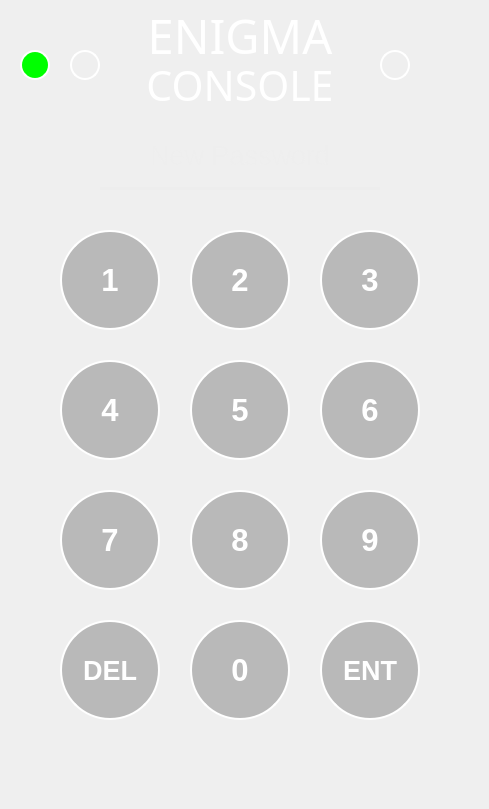
    <widget class="QWidget" name="change_pw_new_pw">
     <widget class="QLabel" name="enigmatext_8">
      <property name="geometry">
       <rect>
        <x>0</x>
        <y>10</y>
        <width>480</width>
        <height>51</height>
       </rect>
      </property>
      <property name="font">
       <font>
        <family>Montserrat Black</family>
        <pointsize>35</pointsize>
       </font>
      </property>
      <property name="styleSheet">
       <string notr="true">color:rgba(255,255,255,255);
</string>
      </property>
      <property name="text">
       <string>ENIGMA</string>
      </property>
      <property name="textFormat">
       <enum>Qt::PlainText</enum>
      </property>
      <property name="alignment">
       <set>Qt::AlignCenter</set>
      </property>
     </widget>
     <widget class="QLineEdit" name="create_password_5">
      <property name="geometry">
       <rect>
        <x>100</x>
        <y>130</y>
        <width>280</width>
        <height>60</height>
       </rect>
      </property>
      <property name="font">
       <font>
        <pointsize>20</pointsize>
       </font>
      </property>
      <property name="focusPolicy">
       <enum>Qt::NoFocus</enum>
      </property>
      <property name="autoFillBackground">
       <bool>false</bool>
      </property>
      <property name="styleSheet">
       <string notr="true">background-color:rgba(0, 0, 0, 0);
border:none;
border-bottom:3px solid rgba(237, 237, 237, 237);
color:rgba(237, 237, 237, 237);
padding-bottom:7px;
background-color: rgba(0, 0, 0, 0);</string>
      </property>
      <property name="frame">
       <bool>true</bool>
      </property>
      <property name="echoMode">
       <enum>QLineEdit::Password</enum>
      </property>
      <property name="alignment">
       <set>Qt::AlignCenter</set>
      </property>
      <property name="placeholderText">
       <string>New Password</string>
      </property>
      <property name="clearButtonEnabled" stdset="0">
       <bool>false</bool>
      </property>
     </widget>
     <widget class="QPushButton" name="num5_pushbutton_4">
      <property name="geometry">
       <rect>
        <x>190</x>
        <y>360</y>
        <width>100</width>
        <height>100</height>
       </rect>
      </property>
      <property name="font">
       <font>
        <pointsize>23</pointsize>
        <weight>75</weight>
        <bold>true</bold>
       </font>
      </property>
      <property name="styleSheet">
       <string notr="true">QPushButton {
        color: white; 
        border: 2px solid white; 
        border-radius: 50px; 
        background-color: rgba(96, 96, 96, 96);; 
        padding: 5px; 
    }

    QPushButton:pressed {
        background-color: rgba(196, 196, 196, 196); 

 }</string>
      </property>
      <property name="text">
       <string>5</string>
      </property>
     </widget>
     <widget class="QPushButton" name="del_pushbutton_4">
      <property name="geometry">
       <rect>
        <x>60</x>
        <y>620</y>
        <width>100</width>
        <height>100</height>
       </rect>
      </property>
      <property name="font">
       <font>
        <pointsize>20</pointsize>
        <weight>75</weight>
        <bold>true</bold>
       </font>
      </property>
      <property name="styleSheet">
       <string notr="true">QPushButton {
        color: white; 
        border: 2px solid white; 
        border-radius: 50px; 
        background-color: rgba(96, 96, 96, 96);; 
        padding: 5px; 
    }

    QPushButton:pressed {
        background-color: rgba(196, 196, 196, 196); 

 }</string>
      </property>
      <property name="text">
       <string>DEL</string>
      </property>
     </widget>
     <widget class="QPushButton" name="control2_pushbutton_4">
      <property name="geometry">
       <rect>
        <x>380</x>
        <y>50</y>
        <width>30</width>
        <height>30</height>
       </rect>
      </property>
      <property name="font">
       <font>
        <pointsize>23</pointsize>
        <weight>75</weight>
        <bold>true</bold>
       </font>
      </property>
      <property name="styleSheet">
       <string notr="true">QPushButton {
        color: white; 
        border: 2px solid white; 
        border-radius: 15px; 
        background-color: transparent; 
        padding: 5px; 
    }

    QPushButton:pressed {
        background-color: rgba(96, 96, 96, 96); 
 }</string>
      </property>
      <property name="text">
       <string/>
      </property>
      <property name="iconSize">
       <size>
        <width>50</width>
        <height>50</height>
       </size>
      </property>
      <property name="autoDefault">
       <bool>true</bool>
      </property>
      <property name="flat">
       <bool>false</bool>
      </property>
     </widget>
     <widget class="QPushButton" name="control1_pushbutton_5">
      <property name="geometry">
       <rect>
        <x>20</x>
        <y>50</y>
        <width>30</width>
        <height>30</height>
       </rect>
      </property>
      <property name="font">
       <font>
        <pointsize>23</pointsize>
        <weight>75</weight>
        <bold>true</bold>
       </font>
      </property>
      <property name="styleSheet">
       <string notr="true">QPushButton {
        color: white; 
        border: 2px solid white; 
        border-radius: 15px; 
        background-color: #00FF00; 
        padding: 5px; 
    }

    QPushButton:pressed {
        background-color: rgba(96, 96, 96, 96); 
 }</string>
      </property>
      <property name="text">
       <string/>
      </property>
      <property name="iconSize">
       <size>
        <width>50</width>
        <height>50</height>
       </size>
      </property>
      <property name="autoDefault">
       <bool>true</bool>
      </property>
      <property name="flat">
       <bool>false</bool>
      </property>
     </widget>
     <widget class="QPushButton" name="control1_pushbutton_6">
      <property name="geometry">
       <rect>
        <x>70</x>
        <y>50</y>
        <width>30</width>
        <height>30</height>
       </rect>
      </property>
      <property name="font">
       <font>
        <pointsize>23</pointsize>
        <weight>75</weight>
        <bold>true</bold>
       </font>
      </property>
      <property name="styleSheet">
       <string notr="true">QPushButton {
        color: white; 
        border: 2px solid white; 
        border-radius: 15px; 
        background-color: transparent; 
        padding: 5px; 
    }

    QPushButton:pressed {
        background-color: rgba(96, 96, 96, 96); 
 }</string>
      </property>
      <property name="text">
       <string/>
      </property>
      <property name="iconSize">
       <size>
        <width>50</width>
        <height>50</height>
       </size>
      </property>
      <property name="autoDefault">
       <bool>true</bool>
      </property>
      <property name="flat">
       <bool>false</bool>
      </property>
     </widget>
     <widget class="QLabel" name="consoletext_9">
      <property name="geometry">
       <rect>
        <x>0</x>
        <y>60</y>
        <width>480</width>
        <height>51</height>
       </rect>
      </property>
      <property name="font">
       <font>
        <family>Montserrat Light</family>
        <pointsize>31</pointsize>
       </font>
      </property>
      <property name="styleSheet">
       <string notr="true">
color:rgba(255,255,255,255);</string>
      </property>
      <property name="text">
       <string>CONSOLE</string>
      </property>
      <property name="textFormat">
       <enum>Qt::AutoText</enum>
      </property>
      <property name="alignment">
       <set>Qt::AlignCenter</set>
      </property>
     </widget>
     <widget class="QPushButton" name="num3_pushbutton_4">
      <property name="geometry">
       <rect>
        <x>320</x>
        <y>230</y>
        <width>100</width>
        <height>100</height>
       </rect>
      </property>
      <property name="font">
       <font>
        <pointsize>23</pointsize>
        <weight>75</weight>
        <bold>true</bold>
       </font>
      </property>
      <property name="styleSheet">
       <string notr="true">QPushButton {
        color: white; 
        border: 2px solid white; 
        border-radius: 50px; 
        background-color: rgba(96, 96, 96, 96);; 
        padding: 5px; 
    }

    QPushButton:pressed {
        background-color: rgba(196, 196, 196, 196); 

 }</string>
      </property>
      <property name="text">
       <string>3</string>
      </property>
     </widget>
     <widget class="QPushButton" name="num7_pushbutton_4">
      <property name="geometry">
       <rect>
        <x>60</x>
        <y>490</y>
        <width>100</width>
        <height>100</height>
       </rect>
      </property>
      <property name="font">
       <font>
        <pointsize>23</pointsize>
        <weight>75</weight>
        <bold>true</bold>
       </font>
      </property>
      <property name="styleSheet">
       <string notr="true">QPushButton {
        color: white; 
        border: 2px solid white; 
        border-radius: 50px; 
        background-color: rgba(96, 96, 96, 96);; 
        padding: 5px; 
    }

    QPushButton:pressed {
        background-color: rgba(196, 196, 196, 196); 

 }</string>
      </property>
      <property name="text">
       <string>7</string>
      </property>
     </widget>
     <widget class="QPushButton" name="num4_pushbutton_4">
      <property name="geometry">
       <rect>
        <x>60</x>
        <y>360</y>
        <width>100</width>
        <height>100</height>
       </rect>
      </property>
      <property name="font">
       <font>
        <pointsize>23</pointsize>
        <weight>75</weight>
        <bold>true</bold>
       </font>
      </property>
      <property name="styleSheet">
       <string notr="true">QPushButton {
        color: white; 
        border: 2px solid white; 
        border-radius: 50px; 
        background-color: rgba(96, 96, 96, 96);; 
        padding: 5px; 
    }

    QPushButton:pressed {
        background-color: rgba(196, 196, 196, 196); 

 }</string>
      </property>
      <property name="text">
       <string>4</string>
      </property>
      <property name="iconSize">
       <size>
        <width>50</width>
        <height>50</height>
       </size>
      </property>
      <property name="autoDefault">
       <bool>false</bool>
      </property>
      <property name="flat">
       <bool>true</bool>
      </property>
     </widget>
     <widget class="QPushButton" name="num9_pushbutton_4">
      <property name="geometry">
       <rect>
        <x>320</x>
        <y>490</y>
        <width>100</width>
        <height>100</height>
       </rect>
      </property>
      <property name="font">
       <font>
        <pointsize>23</pointsize>
        <weight>75</weight>
        <bold>true</bold>
       </font>
      </property>
      <property name="styleSheet">
       <string notr="true">QPushButton {
        color: white; 
        border: 2px solid white; 
        border-radius: 50px; 
        background-color: rgba(96, 96, 96, 96);; 
        padding: 5px; 
    }

    QPushButton:pressed {
        background-color: rgba(196, 196, 196, 196); 

 }</string>
      </property>
      <property name="text">
       <string>9</string>
      </property>
     </widget>
     <widget class="QPushButton" name="ent_pushbutton_4">
      <property name="geometry">
       <rect>
        <x>320</x>
        <y>620</y>
        <width>100</width>
        <height>100</height>
       </rect>
      </property>
      <property name="font">
       <font>
        <pointsize>20</pointsize>
        <weight>75</weight>
        <bold>true</bold>
       </font>
      </property>
      <property name="styleSheet">
       <string notr="true">QPushButton {
        color: white; 
        border: 2px solid white; 
        border-radius: 50px; 
        background-color: rgba(96, 96, 96, 96);; 
        padding: 5px; 
    }

    QPushButton:pressed {
        background-color: rgba(196, 196, 196, 196); 

 }</string>
      </property>
      <property name="text">
       <string>ENT</string>
      </property>
     </widget>
     <widget class="QPushButton" name="num2_pushbutton_4">
      <property name="geometry">
       <rect>
        <x>190</x>
        <y>230</y>
        <width>100</width>
        <height>100</height>
       </rect>
      </property>
      <property name="font">
       <font>
        <pointsize>23</pointsize>
        <weight>75</weight>
        <bold>true</bold>
       </font>
      </property>
      <property name="styleSheet">
       <string notr="true">QPushButton {
        color: white; 
        border: 2px solid white; 
        border-radius: 50px; 
        background-color: rgba(96, 96, 96, 96);; 
        padding: 5px; 
    }

    QPushButton:pressed {
        background-color: rgba(196, 196, 196, 196); 

 }</string>
      </property>
      <property name="text">
       <string>2</string>
      </property>
     </widget>
     <widget class="QPushButton" name="num6_pushbutton_4">
      <property name="geometry">
       <rect>
        <x>320</x>
        <y>360</y>
        <width>100</width>
        <height>100</height>
       </rect>
      </property>
      <property name="font">
       <font>
        <pointsize>23</pointsize>
        <weight>75</weight>
        <bold>true</bold>
       </font>
      </property>
      <property name="styleSheet">
       <string notr="true">QPushButton {
        color: white; 
        border: 2px solid white; 
        border-radius: 50px; 
        background-color: rgba(96, 96, 96, 96);; 
        padding: 5px; 
    }

    QPushButton:pressed {
        background-color: rgba(196, 196, 196, 196); 

 }</string>
      </property>
      <property name="text">
       <string>6</string>
      </property>
     </widget>
     <widget class="QPushButton" name="num8_pushbutton_4">
      <property name="geometry">
       <rect>
        <x>190</x>
        <y>490</y>
        <width>100</width>
        <height>100</height>
       </rect>
      </property>
      <property name="font">
       <font>
        <pointsize>23</pointsize>
        <weight>75</weight>
        <bold>true</bold>
       </font>
      </property>
      <property name="styleSheet">
       <string notr="true">QPushButton {
        color: white; 
        border: 2px solid white; 
        border-radius: 50px; 
        background-color: rgba(96, 96, 96, 96);; 
        padding: 5px; 
    }

    QPushButton:pressed {
        background-color: rgba(196, 196, 196, 196); 

 }</string>
      </property>
      <property name="text">
       <string>8</string>
      </property>
     </widget>
     <widget class="QPushButton" name="num1_pushbutton_4">
      <property name="geometry">
       <rect>
        <x>60</x>
        <y>230</y>
        <width>100</width>
        <height>100</height>
       </rect>
      </property>
      <property name="font">
       <font>
        <pointsize>23</pointsize>
        <weight>75</weight>
        <bold>true</bold>
       </font>
      </property>
      <property name="styleSheet">
       <string notr="true">
QPushButton {
        color: white; 
        border: 2px solid white; 
        border-radius: 50px; 
        background-color: rgba(96, 96, 96, 96);; 
        padding: 5px; 
    }

    QPushButton:pressed {
        background-color: rgba(196, 196, 196, 196); 

 }</string>
      </property>
      <property name="text">
       <string>1</string>
      </property>
      <property name="iconSize">
       <size>
        <width>50</width>
        <height>50</height>
       </size>
      </property>
      <property name="autoDefault">
       <bool>true</bool>
      </property>
      <property name="flat">
       <bool>false</bool>
      </property>
     </widget>
     <widget class="QPushButton" name="num0_pushbutton_4">
      <property name="geometry">
       <rect>
        <x>190</x>
        <y>620</y>
        <width>100</width>
        <height>100</height>
       </rect>
      </property>
      <property name="font">
       <font>
        <pointsize>23</pointsize>
        <weight>75</weight>
        <bold>true</bold>
       </font>
      </property>
      <property name="styleSheet">
       <string notr="true">QPushButton {
        color: white; 
        border: 2px solid white; 
        border-radius: 50px; 
        background-color: rgba(96, 96, 96, 96);; 
        padding: 5px; 
    }

    QPushButton:pressed {
        background-color: rgba(196, 196, 196, 196); 

 }</string>
      </property>
      <property name="text">
       <string>0</string>
      </property>
     </widget>
     <widget class="QLabel" name="background_8">
      <property name="geometry">
       <rect>
        <x>0</x>
        <y>0</y>
        <width>480</width>
        <height>800</height>
       </rect>
      </property>
      <property name="styleSheet">
       <string notr="true">background-image: url(bg-vertical.png);</string>
      </property>
      <property name="text">
       <string/>
      </property>
     </widget>
     <zorder>background_8</zorder>
     <zorder>enigmatext_8</zorder>
     <zorder>create_password_5</zorder>
     <zorder>num5_pushbutton_4</zorder>
     <zorder>del_pushbutton_4</zorder>
     <zorder>control2_pushbutton_4</zorder>
     <zorder>control1_pushbutton_5</zorder>
     <zorder>control1_pushbutton_6</zorder>
     <zorder>consoletext_9</zorder>
     <zorder>num3_pushbutton_4</zorder>
     <zorder>num7_pushbutton_4</zorder>
     <zorder>num4_pushbutton_4</zorder>
     <zorder>num9_pushbutton_4</zorder>
     <zorder>ent_pushbutton_4</zorder>
     <zorder>num2_pushbutton_4</zorder>
     <zorder>num6_pushbutton_4</zorder>
     <zorder>num8_pushbutton_4</zorder>
     <zorder>num1_pushbutton_4</zorder>
     <zorder>num0_pushbutton_4</zorder>
    </widget>
